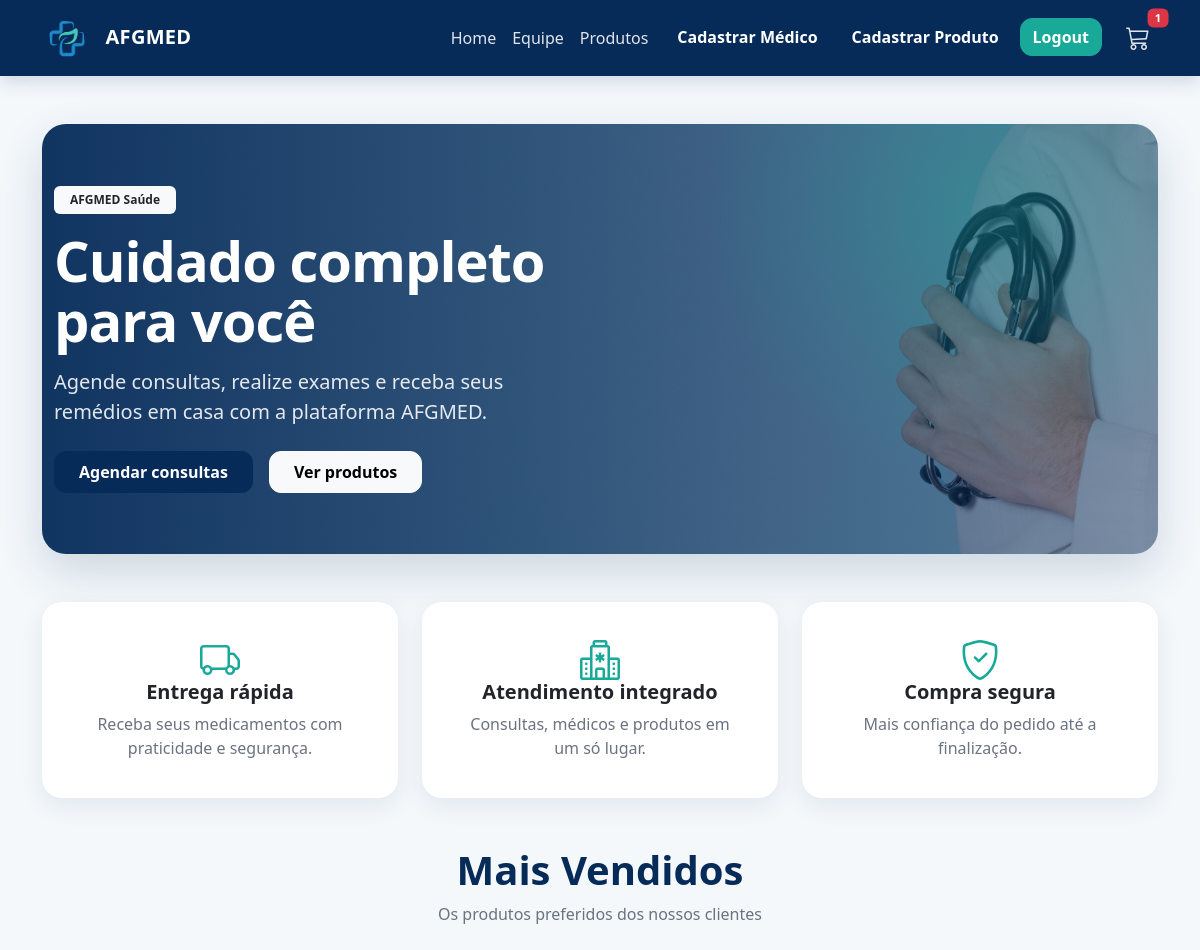
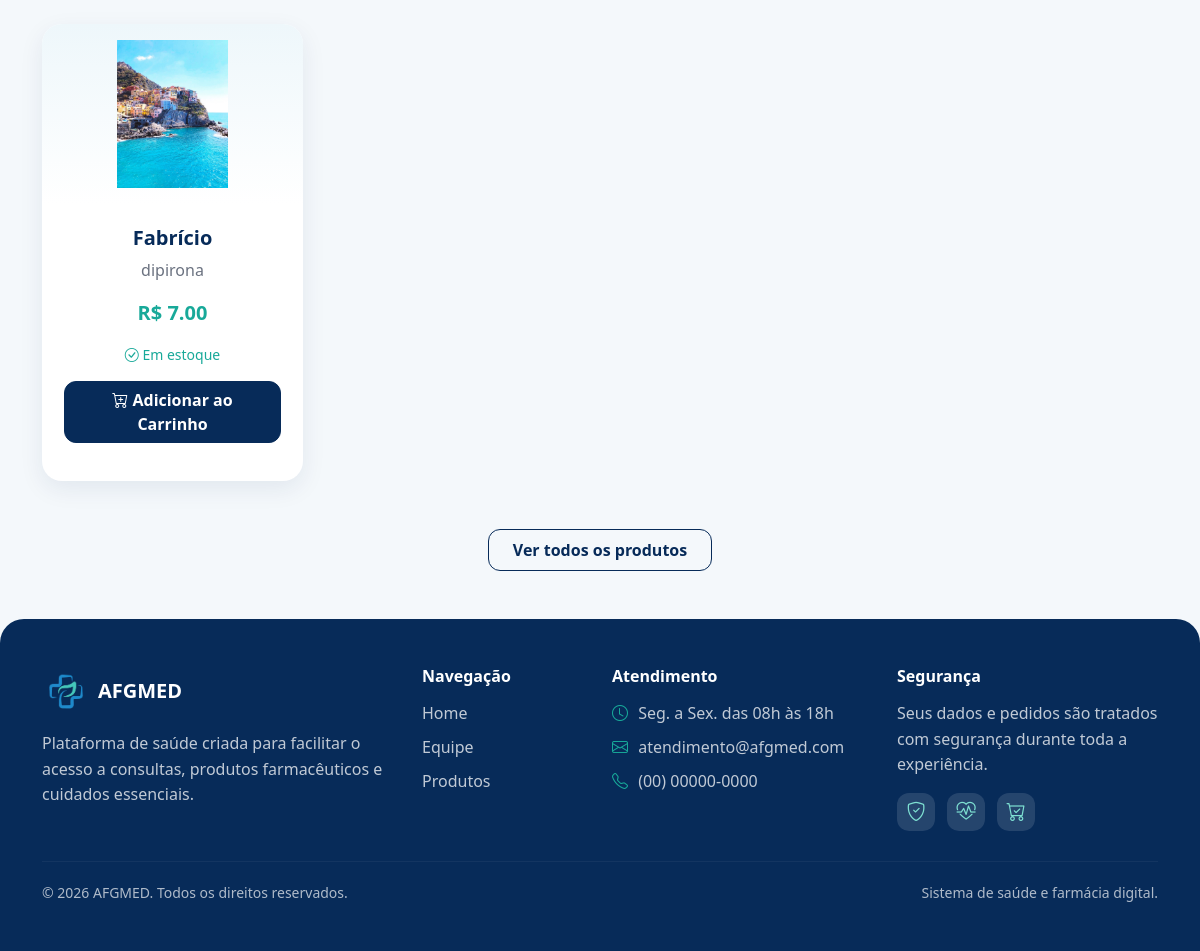
The app's page / (signed in) with its own data (2 pictures, top to bottom).
### projetoafgmed/models.py (models this page shows)
class Produto(database.Model):
    id = database.Column(database.Integer, primary_key=True)
    nome = database.Column(database.String, nullable=False)
    descricao = database.Column(database.String)
    preco = database.Column(database.Float, nullable=False)
    estoque = database.Column(database.Integer, default=0)
    foto = database.Column(database.String, default="default.jpg")
    ativo = database.Column(database.Boolean, default=True, nullable=False)
    destaque_home = database.Column(database.Boolean, default=False, nullable=False)
    data_criacao = database.Column(database.DateTime, nullable=False, default=datetime.utcnow)

### projetoafgmed/routes.py (the view)
@app.route("/")
def homepage():
    produtos_destaque = Produto.query.filter_by(ativo=True, destaque_home=True).limit(4).all()
    return render_template("homepage.html", produtos=produtos_destaque)

### projetoafgmed/models.py (called while the page is built)
@login_manager.user_loader
def load_usuario(id_usuario):
    return Usuario.query.get(int(id_usuario))

### projetoafgmed/routes.py (called while the page is built, shortened)
@app.context_processor
def carrinho_global():
    if current_user.is_authenticated:
        carrinho = Carrinho.query.filter_by(
            id_usuario=current_user.id,
            status="ativo"
        ).first()
        itens = carrinho.itens if carrinho else []
        total = sum(item.quantidade * item.preco_unitario for item in itens)
        quantidade = sum(item.quantidade for item in itens)
        return {
            "carrinho": carrinho,
            "itens_carrinho": itens,
            "total_carrinho": total,
            "quantidade_carrinho": quantidade
        }

### projetoafgmed/templates/homepage.html (shortened to what this page needs)
{% extends "base.html" %}
{% block content %}
<div class="hero-banner d-flex align-items-center mb-5">
    <div class="container">
        <div class="row align-items-center">
            <div class="col-12 col-md-8 col-lg-6 hero-conteudo">
                <span class="badge bg-light text-dark mb-3 px-3 py-2">
                    AFGMED Saúde
                </span>
                <h1 class="display-4 fw-bold text-white mb-3">
                    Cuidado completo para você
                </h1>
                <p class="fs-5 text-white mb-4">
                    Agende consultas, realize exames e receba seus remédios em casa com a plataforma AFGMED.
                </p>
                <div class="d-flex gap-3 flex-wrap">
                    <a href="{{ url_for('medicos') }}"
                       class="btn text-white py-2 px-4 fw-bold"
                       style="background-color: #072B59;">
                        Agendar consultas
                    </a>
                    <a href="{{ url_for('produtos') }}"
                       class="btn btn-light py-2 px-4 fw-bold">
                        Ver produtos
                    </a>
                </div>
            </div>
        </div>
    </div>
</div>
<div class="row g-4 mb-5">
    <div class="col-md-4">
        <div class="card h-100 text-center shadow-sm p-3">
            <div class="card-body">
                <i class="bi bi-truck fs-1 text-success mb-3"></i>
                <h5 class="fw-bold">Entrega rápida</h5>
                <p class="text-muted mb-0">
                    Receba seus medicamentos com praticidade e segurança.
                </p>
            </div>
        </div>
    </div>
    <div class="col-md-4">
        <div class="card h-100 text-center shadow-sm p-3">
            <div class="card-body">
                <i class="bi bi-hospital fs-1 text-success mb-3"></i>
                <h5 class="fw-bold">Atendimento integrado</h5>
                <p class="text-muted mb-0">
                    Consultas, médicos e produtos em um só lugar.
                </p>
            </div>
        </div>
    </div>
    <div class="col-md-4">
        <div class="card h-100 text-center shadow-sm p-3">
            <div class="card-body">
                <i class="bi bi-shield-check fs-1 text-success mb-3"></i>
                <h5 class="fw-bold">Compra segura</h5>
                <p class="text-muted mb-0">
                    Mais confiança do pedido até a finalização.
                </p>
            </div>
        </div>
    </div>
</div>
<h1 class="text-center mb-2 fw-bold" style="color: #072B59;">
    Mais Vendidos
</h1>
<p class="text-center text-muted mb-4">
    Os produtos preferidos dos nossos clientes
</p>
<div class="row row-cols-1 row-cols-md-4 g-4 mt-3">
    {% for produto in produtos %}
    <div class="col">
        <div class="card h-100 text-center shadow-sm">
            <img src="{{ url_for('static', filename='fotos_produtos/' + produto.foto) }}"
                 class="card-img-top p-3"
                 style="height:180px; object-fit:contain;"
                 alt="{{ produto.nome }}">
            <div class="card-body d-flex flex-column">
                <h5 class="card-title fw-bold" style="color: #072B59;">
                    {{ produto.nome }}
                </h5>
                <p class="card-text text-truncate text-muted">
                    {{ produto.descricao }}
                </p>
                <p class="fw-bold text-success fs-5">
                    R$ {{ '%.2f' % produto.preco }}
                </p>
                {% if produto.estoque > 0 %}
                    <small class="text-success mb-3">
                        <i class="bi bi-check-circle"></i>
                        Em estoque
                    </small>
                    <form action="{{ url_for('adicionar_carrinho', id_produto=produto.id) }}"
                          method="post"
                          class="mt-auto">
                        <button type="submit" class="btn btn-primary w-100">
                            <i class="bi bi-cart-plus"></i>
                            Adicionar ao Carrinho
                        </button>
                    </form>
                {% endif %}
            </div>
        </div>
    </div>
    {% endfor %}
</div>
<div class="text-center mt-5">
    <a href="{{ url_for('produtos') }}" class="btn btn-outline-primary px-4 py-2 fw-bold">
        Ver todos os produtos
    </a>
</div>
{% endblock %}

### projetoafgmed/static/css/style.css (style rules this page uses)
body { background: #f4f8fb; color: #273444; font-family: 'Segoe UI', Tahoma, Geneva, Verdana, sans-serif; }
.hero-banner { min-height: 430px; border-radius: 24px; padding: 55px 0; overflow: hidden; position: relative; background: linear-gradient(90deg, rgba(7,43,89,.94), rgba(7,43,89,.50)), url("../imagens/banner.jpg") center/cover no-repeat; box-shadow: 0 18px 45px rgba(7, 43, 89, .16); }
.hero-banner::after { content: ""; position: absolute; inset: 0; background: radial-gradient(circle at 85% 20%, rgba(24,169,153,.35), transparent 28%); }
.hero-conteudo { position: relative; z-index: 2; }
.hero-conteudo h1 { letter-spacing: -1px; line-height: 1.08; }
.hero-conteudo p { color: rgba(255,255,255,.88) !important; }
.btn { border-radius: 12px; transition: .2s ease; }
.btn-primary { background-color: #072B59; border-color: #072B59; font-weight: 700; }
.btn-outline-primary { color: #072B59; border-color: #072B59; border-radius: 12px; font-weight: 700; }
.card { border: none; border-radius: 20px; overflow: hidden; transition: .25s ease; box-shadow: 0 8px 24px rgba(7,43,89,.08) !important; }
.card-body { padding: 22px; }
.card-title { color: #072B59; }
.card-img-top { background: linear-gradient(180deg, #eef7fb, #ffffff); }
h1.text-center { color: #072B59; font-weight: 800; margin-top: 20px; }
.text-muted { color: #6b7280 !important; }
.text-success { color: #18A999 !important; }

### records on screen
Produto: foto (picture), nome "Fabrício", descricao "dipirona", preco "7.00"

### other values on screen
{{ quantidade_carrinho }} "1"
